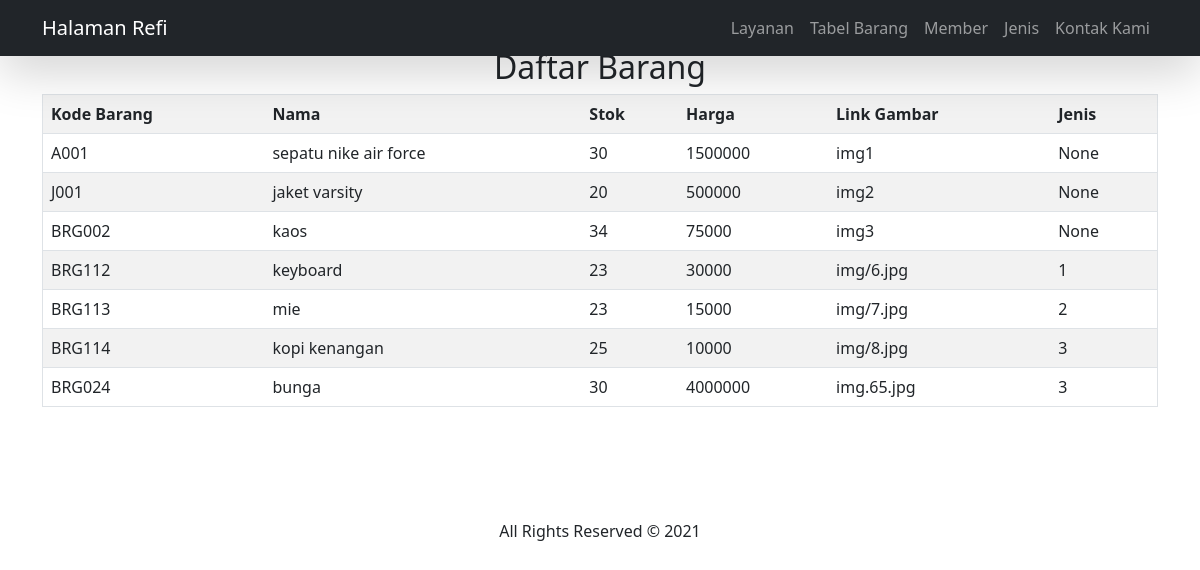
The page /Vbrg/ on the database its author committed.
### dashboard/models.py (models this page shows, shortened)
class Barang(models.Model):
    kodebrg=models.CharField(max_length=8, default="BRG" )
    nama=models.CharField(max_length=50)
    stok=models.IntegerField()
    harga=models.BigIntegerField()
    link_gbr=models.CharField(max_length=50, blank=True)
    waktu_posting=models.DateTimeField(auto_now_add=True)
    jenis_id=models.ForeignKey(Jenis, on_delete=models.CASCADE,null=True)

### dashboard/views.py (the view)
# urls.py: path('Vbrg/',Barang_View, name= "Vbrg"),
def Barang_View(request):
    barangs=Barang.objects.all()
    konteks={
        'barangs':barangs,
    }
    return render(request,'tampil_brg.html',konteks)

### templates/tampil_brg.html (shortened to what this page needs)
<link href="https://cdn.jsdelivr.net/npm/bootstrap@5.0.2/dist/css/bootstrap.min.css" rel="stylesheet">
{% load static %}
{% block content %}
<!DOCTYPE html>
<html lang="en">
  <head>
    <link
      href="https://cdn.jsdelivr.net/npm/bootstrap@5.0.0-beta3/dist/css/bootstrap.min.css"
      rel="stylesheet"
    />
    <link
      rel="stylesheet"
      href="https://pro.fontawesome.com/releases/v5.10.0/css/all.css"
    />
    <link rel="stylesheet" href="{% static 'css/style.css'%}" />
  </head>
  <body>
    <nav
      class="navbar navbar-expand-lg navbar-dark bg-dark shadow-lg fixed-top"
    >
      <div class="container">
        <a class="navbar-brand" href="{% url 'index' %}">Halaman Refi </a>
        <div class="collapse navbar-collapse text-right" id="navbarText">
          <ul class="navbar-nav ms-auto mb-2 mb-lg-0">
            <li class="nav-item">
              <a class="nav-link" href="#layanan">Layanan</a>
            </li>
            <li class="nav-item">
              <a class="nav-link" href="{% url 'Vbrg' %}">Tabel Barang</a>
            </li>
            <li class="nav-item">
              <a class="nav-link" href="{% url 'member' %}">Member</a>
            </li>
            <li class="nav-item">
              <a class="nav-link" href="{% url 'jenis' %}">Jenis</a>
            </li>
            <li class="nav-item">
              <a class="nav-link" href="#kontak">Kontak Kami</a>
            </li>
          </ul>
        </div>
      </div>
    </nav>
    <div class="container-fluid layanan pt-5 pb-5">
      <div class="container text-center">
<h2 class="align-center">Daftar Barang</h2>
<table border="1" class="table table-striped">
    <tr>
        <th>Kode Barang</th>
        <th>Nama</th>
        <th>Stok</th>
        <th>Harga</th>
        <th>Link Gambar</th>
        <th>Jenis</th>
    </tr>
{% for Barang in barangs %}
    <tr>
        <td>{{ Barang.kodebrg }}</td>
        <td>{{ Barang.nama }}</td>
        <td>{{ Barang.stok }}</td>
        <td>{{ Barang.harga }}</td>
        <td>{{ Barang.link_gbr }}</td>
        <td>{{ Barang.jenis_id_id }}</td>
    </tr>
{% endfor %}
</table>
{% endblock %}
      </div>
    </div>
    <div class="container text-center pt-5 pb-5">
      All Rights Reserved &copy; 2021
    </div>
  </body>
</html>

### rows shown on the page
Barang: kodebrg "A001", nama "sepatu nike air force", stok "30", harga "1500000", link_gbr "img1", jenis_id_id "None"
Barang: kodebrg "J001", nama "jaket varsity", stok "20", harga "500000", link_gbr "img2", jenis_id_id "None"
Barang: kodebrg "BRG002", nama "kaos", stok "34", harga "75000", link_gbr "img3", jenis_id_id "None"
Barang: kodebrg "BRG112", nama "keyboard", stok "23", harga "30000", link_gbr "img/6.jpg", jenis_id_id "1"
Barang: kodebrg "BRG113", nama "mie", stok "23", harga "15000", link_gbr "img/7.jpg", jenis_id_id "2"
Barang: kodebrg "BRG114", nama "kopi kenangan", stok "25", harga "10000", link_gbr "img/8.jpg", jenis_id_id "3"
Barang: kodebrg "BRG024", nama "bunga", stok "30", harga "4000000", link_gbr "img.65.jpg", jenis_id_id "3"
